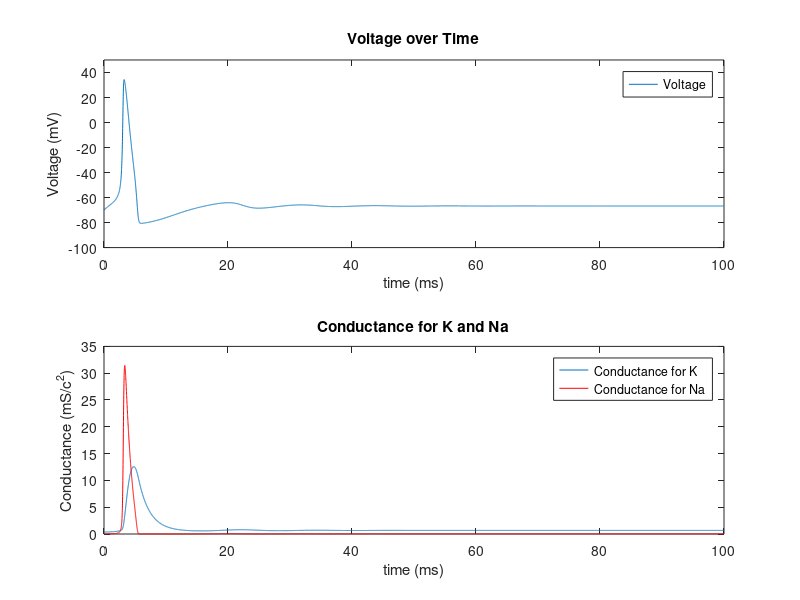

Recreate this plot in MATLAB.
%ECE 4784
%Changdae Lee
%Project 
%9/29

clear;
clc;


Tmax = 100; % in ms
dt= 0.01; % Step size
t = 0:dt:Tmax; % Time vector

% current with using constant current 5uA/cm^2
I(1:numel(t)) = 5; %uA for all the time.

% Constants
gk = 36; % mS/c^2
gna = 120; % mS/c^2
gl = 0.3; % mS/c^2
ek = -12; % mV
ena = 115; % mV
el = 10.6; % mV
c = 1.0; % uF/c^2
V = 0; % V
%Initial variabless
%alpha= prob of gate close, beta= prob of gate open.
alpha_n = 0.01*((10-V)/(exp((10-V)/10)-1)); %prob of gate close for k
beta_n = 0.125*exp(-V/80);%prob of gate open for k
alpha_m = 0.1*((25-V)/(exp((25-V)/10)-1));%prob of gate close fo Na
beta_m = 4*exp(-V/18);%prob of gate open for Na
alpha_h = 0.07*exp(-V/20);%prob of gate close for l
beta_h = 1/(exp((30-V)/10)+1);%prob of gate open for l

%Initial Condition
n(1) = alpha_n/(alpha_n + beta_n);%no
m(1) = alpha_m/(alpha_m + beta_m);%mo
h(1) = alpha_h/(alpha_h + beta_h);%ho
for i = 1:numel(t)-1 %Iterate through the number of elements in time vector
% Variables with loop
alpha_m = 0.1*((25-V(i))/(exp((25-V(i))/10)-1));
beta_m = 4*exp(-V(i)/18);
alpha_n = 0.01*((10-V(i))/(exp((10-V(i))/10)-1));
beta_n = 0.125*exp(-V(i)/80);
alpha_h = 0.07*exp(-V(i)/20);
beta_h = 1/(exp((30-V(i))/10)+1);

%Currents with loop
Ina = (m(i)^3)*gna*h(i)*(V(i) - ena); %current for Na
Ik = (n(i)^4)*gk*(V(i)-ek); % Current for K
Il = gl*(V(i)-el); %Current for leakage
Iion = I(i) - Ik - Ina - Il; % Total ion current

%How the variable change with time
dv = Iion/c; %How voltage change with time
dm = alpha_m*(1-m(i)) - beta_m*m(i); % How Na change with time
dn = alpha_n*(1-n(i)) - beta_n*n(i); % How K change with time
dh = alpha_h*(1-h(i)) - beta_h*h(i); % How leakage change with time
% Euler's Method
V(i+1) = V(i) + dt*dv; %Euler's for Voltage
m(i+1) = m(i) + dt*dm; %Euler's for Na
n(i+1) = n(i) + dt*dn; %Euler's for K
h(i+1) = h(i) + dt*dh; %Euler's for I
end
V = V-70; % Because the Vrest is -70mV use that to shift down

subplot(2,1,1); %Use the subplot to give two graph in one window
plot(t,V) %Plot the voltage graph
hold on
legend({'Voltage'}) %naming
ylabel('Voltage (mV)') %label Y axis
xlabel('time (ms)') %label X axis  
axis([0, 100, -100, 50]) %Limit the axis
title('Voltage over Time') %Title

subplot(2,1,2);%Use the subplot to give two graph in one window
p1 = plot(t,gk*n.^4);%Plot the conductance for K graph
hold on
p2 = plot(t,gna*(m.^3).*h,'r');%Plot the conductance for Na graph
legend([p1, p2], 'Conductance for K', 'Conductance for Na')
ylabel('Conductance (mS/c^2)') %label Y axis
xlabel('time (ms)') %label X axis
title('Conductance for K and Na') %Title
